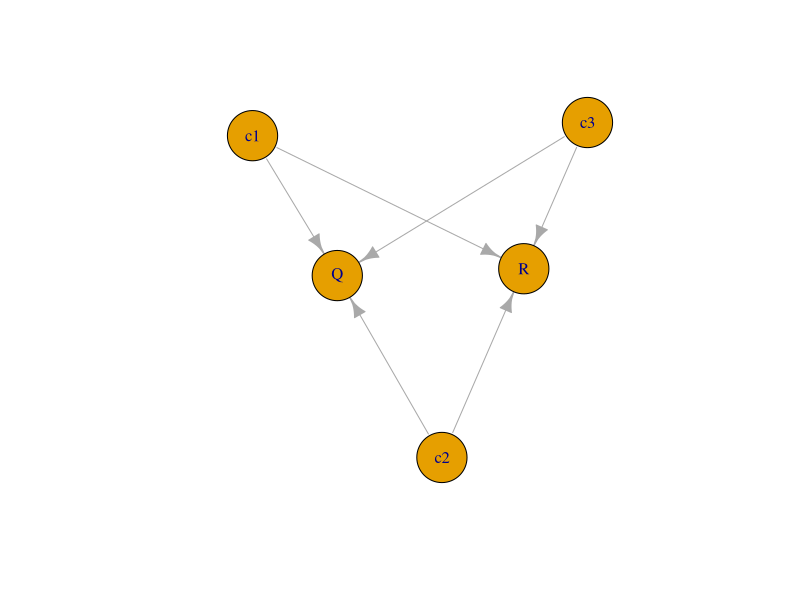

Generate this figure with R:

#In this code, which is presented in Appendix S1, Box S1 we use the Inductive Causation Algorithm (IC-Algorithm) 
# given in Pearl (2009) section 2.5 titled "Recovering DAG Structures".
# This algorithm takes in a joint probability distribution of observed variables
# and uses the conditional independence relationships among them to
# determine a graph in which pairs of variables are concluded to be
# (1)  Non-adjacent (no edge between them, i.e. not connected by a link)
# (2)  Adjacent, but the direction of causation cannot be determined.
#      These pairs are left with a non-directed edge between them (i.e., a-b).
# (3)  Causally directed, where the pairs are connected a directed arrow 
#      (i.e., a->b) and are described 
#     by Pearl and Verma (1991, section 5) as "'genuine' causal relationships". 

#We apply this algorithm to a distribution consistent with that posited by
#  the SZC model for the relationships between Biodiversity,
#  Community composition and Trait composites. The goal is to see if 
#  the algorithm returns the causal relationships claimed by SZC, or 
#  if it finds that the relationships between community composition 
#  and the deterministic nodes Biodiversity and Trait composites is
#  non-causal, as claimed by GLS.

# To implement the algorithm, we make a distribution of observed variables 
# for three species (c1, c2, c3), Richness (R) and 
# Functional trait composites (i.e. trait diversity) (Q).

# For simplicity we treat:
# (1) The trait value of each species is treated as constant
# (2) We use 3 species to create variation in R, but do not show the results
#     for c3 to limit the size of the script. The tests and results are the same as with c1 and c2. 
# (3) We use familiar, linear, but approximate tests for the conditional independence
#     tests. Using more complicated, precise tests acts to strengthen the results.
# (4) We run the test 1000 times to demonstrate the stability of the distribution
#     to account for sampling errors.

#Set up variables to hold 1000 repeated simulations for our conditional
#independence tests
R_Q_null<-R_Q_C<-c1_R_null<-c2_R_null<-c1_Q_null<-c2_Q_null<-c1_c2_null<-rep(NA,1000)
c1_R_Z<-c2_R_Z<-c1_Q_Z<-c2_Q_Z<-matrix(NA,nrow = 1000,ncol=7)

for(i in 1:1000){
#Simulate 1000 communities
c1<-rnbinom(1000,mu = 10,size = .5)
c2<-rnbinom(1000,mu = 10,size = .5)
c3<-rnbinom(1000,mu = 10,size = .5)
#Set some trait value for each spp. (we treat these are constants for simplicity)
t1<-rnorm(1,10,3)
t2<-rnorm(1,10,3)
t3<-rnorm(1,10,3)

#Derive R and Q where Q is a weighted trait variation for each community

R<-apply(cbind(c1>0,c2>0,c3>0),1,sum)

#Create function to calculate Q which returns NA if c_x=0
Q_bits<-cbind(ifelse(c1==0,NA,c1*t1),ifelse(c2==0,NA,c2*t2),ifelse(c3==0,NA,c3*t3))
Q<-apply(Q_bits,1,function(x)sum(dist(x),na.rm = T))

#The resulting correlations are
example_cor_structure<-cor(cbind(c1,c2,c3,R,Q))

#We begin to apply the IC-Algorithm

#STEP 1 (Pearl 2009 Section 2.5):For each pair of variables test
#       if there is a set Z of variables
#       that makes them independent including the null set.
#       if they are non-independent given the null set and cannot be 
#       made independent by conditioning on any set Z then draw an un-directed
#       edge (a-b) between them.  

#Are R and Q independent by conditioning on Z={null}?
R_Q_null[i]<-summary(lm(R~Q))$coef["Q","Pr(>|t|)"]>0.05
#FALSE

#Can they be made independent by conditioning on composition (c1,c2,c3)?
R_Q_C[i]<-summary(lm(R~Q+(c1>0)+(c2>0)+(c3>0)))$coef["Q","Pr(>|t|)"]>0.05
#TRUE, so no edge is drawn between Q and R


#Are c1 and R independent by conditioning on Z={null}?
c1_R_null[i]<-summary(lm(c1>0~R))$coef["R","Pr(>|t|)"]>0.05
#FALSE

#Can c1 and R be made independent by conditioning on any set of vars?
c1_R_Z[i,]<-c(summary(lm(c1>0~R+Q+(c3>0)+(c2<0)))$coef["R","Pr(>|t|)"]>0.05,
              summary(lm(c1>0~R+Q+(c3>0)))$coef["R","Pr(>|t|)"]>0.05,
              summary(lm(c1>0~R+Q+(c2<0)))$coef["R","Pr(>|t|)"]>0.05,
              summary(lm(c1>0~R+(c3>0)+(c2<0)))$coef["R","Pr(>|t|)"]>0.05,
              summary(lm(c1>0~R+(c3>0)))$coef["R","Pr(>|t|)"]>0.05,
              summary(lm(c1>0~R+(c2<0)))$coef["R","Pr(>|t|)"]>0.05,
              summary(lm(c1>0~R+Q))$coef["R","Pr(>|t|)"]>0.05)
#FALSE so draw an un-directed edge between c1 and R (c1-R)

#Are c2 and R independent by conditioning on Z={null}?
c2_R_null[i]<-summary(lm(c2>0~R))$coef["R","Pr(>|t|)"]>0.05
#FALSE

#Can c2 and R be made independent by conditioning on any set of vars?
c2_R_Z[i,]<-c(summary(lm(c2>0~R+Q+(c3>0)+(c1>0)))$coef["R","Pr(>|t|)"]>0.05,
              summary(lm(c2>0~R+Q+(c3>0)))$coef["R","Pr(>|t|)"]>0.05,
              summary(lm(c2>0~R+Q+(c1>0)))$coef["R","Pr(>|t|)"]>0.05,
              summary(lm(c2>0~R+(c3>0)+(c1>0)))$coef["R","Pr(>|t|)"]>0.05,
              summary(lm(c2>0~R+(c3>0)))$coef["R","Pr(>|t|)"]>0.05,
              summary(lm(c2>0~R+(c1>0)))$coef["R","Pr(>|t|)"]>0.05,
              summary(lm(c2>0~R+Q))$coef["R","Pr(>|t|)"]>0.05)
#FALSE so draw an un-directed edge between c2 and R (c2-R)
    
#Are c1 and Q separated by Z={null}?
c1_Q_null[i]<-summary(lm(c1~Q))$coef["Q","Pr(>|t|)"]>0.05
#FALSE

#Can c1 and Q be made independent by conditioning on any set of vars?
c1_Q_Z[i,]<-c(summary(lm(c1~Q+c2+c3))$coef["Q","Pr(>|t|)"]>0.05,
              summary(lm(c1~Q+c2))$coef["Q","Pr(>|t|)"]>0.05,
              summary(lm(c1~Q+c3))$coef["Q","Pr(>|t|)"]>0.05,
              summary(lm(c1~Q+R))$coef["Q","Pr(>|t|)"]>0.05,
              summary(lm(c1~Q+c2+R))$coef["Q","Pr(>|t|)"]>0.05,
              summary(lm(c1~Q+R+c3))$coef["Q","Pr(>|t|)"]>0.05,
              summary(lm(c1~Q+c2+c3+R))$coef["Q","Pr(>|t|)"]>0.05)
#FALSE so draw an un-directed edge between c1 and R (c1-Q)

#Are c2 and Q separated by Z={null}?
c2_Q_null[i]<-summary(lm(c2~Q))$coef["Q","Pr(>|t|)"]>0.05

#Can c2 and Q be made independent by conditioning on any set of vars?
c2_Q_Z[i,]<-c(summary(lm(c2~Q+c1+c3))$coef["Q","Pr(>|t|)"]>0.05,
              summary(lm(c2~Q+c1))$coef["Q","Pr(>|t|)"]>0.05,
              summary(lm(c2~Q+c3))$coef["Q","Pr(>|t|)"]>0.05,
              summary(lm(c2~Q+R))$coef["Q","Pr(>|t|)"]>0.05,
              summary(lm(c2~Q+c1+R))$coef["Q","Pr(>|t|)"]>0.05,
              summary(lm(c2~Q+R+c3))$coef["Q","Pr(>|t|)"]>0.05,
              summary(lm(c2~Q+c1+c3+R))$coef["Q","Pr(>|t|)"]>0.05)
#FALSE so draw an un-directed edge between c2 and Q (c2-Q)

#Are c2 and c1 separated by Z={null}?
c1_c2_null[i]<-summary(lm(c1~c2))$coef["c2","Pr(>|t|)"]>0.05
#TRUE
}

#Look at an example correlation matrix of the variables.
example_cor_structure

#Reminder of step 1 procedure:  
#  for each pair of variables, we test if they are independent given a null set
#  (which asks if they are correlated in the joint distribution). If they 
#  are, we ask if there is any set of the other variables that makes
#  them independent by conditioning. If such a set exists, we do nothing.
#  If such a set does not exist, we connect the variables with an un-directed
#  edge (a-b). Figuring out the direction of these edges, if possible, happens
#  in the later steps.

#Percent of sims where R and Q are independent given null 
# (should be <<0.05 if associated with no conditioning set)
sum(R_Q_null)/1000

#Percent of sims where R and Q are independent given C
# (should near >=0.95 if R and Q are independent given C)
sum(R_Q_C)/1000

#Percent of sims where c1 or c2 are of R or Q independent given null
# (these should be <<0.05 if associated with no conditioning set)
sum(c1_R_null)/1000
sum(c2_R_null)/1000
sum(c1_Q_null)/1000
sum(c2_Q_null)/1000

#Percent of sims the c1 and c2 are independent given null
# (should near >=0.95 if not associated with no conditioning set)
sum(c1_c2_null)/1000

#Percent of sims where c1 or c2 are of R or Q independent given other variables
# (should be <=0.05 if {c1,R,Q} and {c2,R,Q} are not independent given any 
# conditioning set)
sum(apply(c1_R_Z,1,any))/1000
sum(apply(c2_R_Z,1,any))/1000
sum(apply(c1_Q_Z,1,any))/1000
sum(apply(c2_Q_Z,1,any))/1000


# Results of step 1:
# No edge is drawn between R and Q.
# No edge is drawn between c1 and c2.
# Un-directed edges are drawn between {(c1-R),(c2-R),(c1-Q),(c2-Q)}.

#STEP 2 (Pearl 2009 Section 2.5): For each pair of non-adjacent variables a and b (i.e. with no edge between them)
# but with a common neighbor c, check to see if the common neighbor c is in the 
# conditioning set that makes them independent
#  (a) if true do nothing 
#  (b) if false, then add arrowheads pointing at c from a and b (i.e., a->c<-b)

#From step 1, We have 2 pairs of non-adjacent variables (R,Q) and (c1,c2)

#Let's check R and Q. They are non-adjacent in our list from step 1
#  i.e. {(c1-R),(c2-R),(c1-Q),(c2-Q)}. They share common neighbors c1 and c2.
# However, c1 and c2 are both in the conditioning set that renders them 
# independent. Therefore, we do nothing (step 2 condition (a)).

#Let's check c1 and c2. They are non-adjacent in our list from step 1
# {(c1-R),(c2-R),(c1-Q),(c2-Q)}. They share common neighbors R and Q.
# Since neither R nor Q are in the conditioning set that renders them
# independent (i.e. the null set), we draw the arrows c1->R<-c2 and c1->Q<-c2.
# (step 2 condition (b))

#There are additional steps to the algorithm (see: Pearl 2009 Section 2.5),
#but since all of our un-directed edges from step 1 are accounted for,
#we can stop.


#This demonstrates the IC-Algorithm has returned the casual relationships between 
#composition, richness and trait diversity posited by SZC


#according to Pearl and Verma (1991, Section 5):
 # "The result of this procedure is a substructure
#  called core(P^) in which every marked uni-directed arrow X->Y 
#  stands for the statement 'X has a causal influence on Y 
#  (in all minimal latent structures consistent with the data').
#  We call these relationships 'genuine' causal influences..."
# where the ... above refers to a figure in Pearl and Verma (1991, Figure 1a).

#Optional -- Draw resulting structure

#If the igraph package is not installed
# un-comment the following line:
#install.packages("igraph")

library(igraph)
#Declare nodes
nodes<-c("R","Q","c1","c2","c3")
#Define links resulting from the IC-Algorithm
links<-cbind("from"=c(rep("c1",2),rep("c2",2),rep("c3",2)),"to"=rep(c("R","Q"),3))
#Use these to create a igraph object
net<-graph_from_data_frame(links,vertices = nodes,directed = T)    
#Plot it to the screen
plot(net,vertex.size=30)

####Citations####
#Pearl, J. & T.S. Verma. 1991. A theory of inferred causation.
#  Proceedings of the Second International Conference on 
#  Principles of Knowledge Representation and Reasoning. 441–452.

# Pearl, J. 2009. Causality. Second edition. Cambridge University Press, Cambridge, UK

